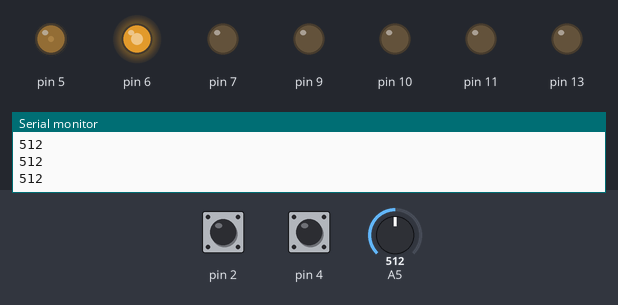
A sketch run on a simulated Arduino Uno, built with avr-gcc and run on an emulated ATmega328P. Shown: output pins drawn as LEDs (lit = HIGH), the last lines printed to the serial monitor. The test bench sets the inputs (shaded band); at power-on: A5 = 512, pin 4 HIGH, pin 2 HIGH.

Above: at 1.2 s.
1.3 s: A5 set to 0
At 2.1 s:
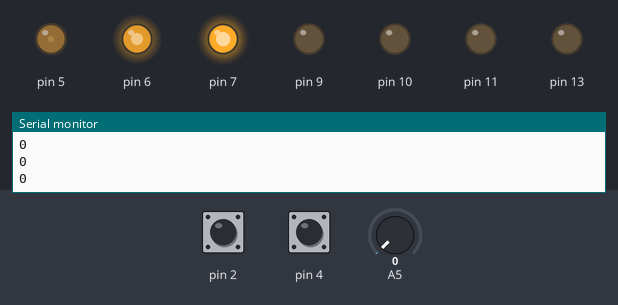
2.8 s: A5 set to 122
At 5.4 s:
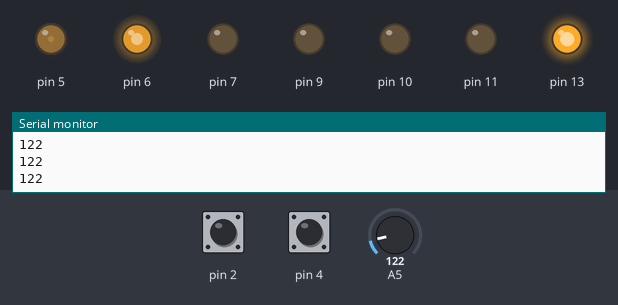
5.8 s: A5 set to 0
At 6.2 s:
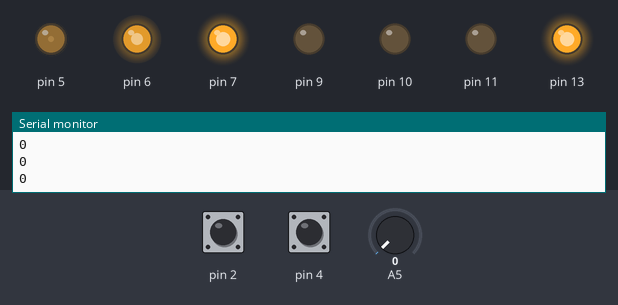
7.3 s: A5 set to 306
At 8.7 s:
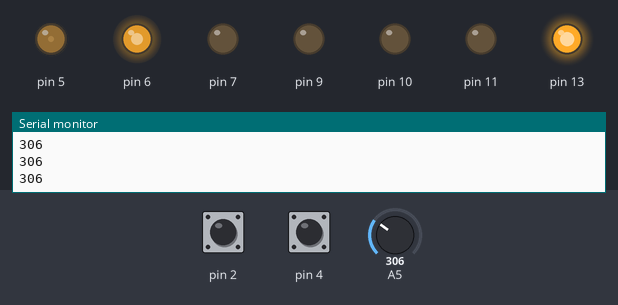
10.3 s: pin 4 pulsed LOW 5 times (0.12 s each, 0.3 s apart)
At 12.1 s:
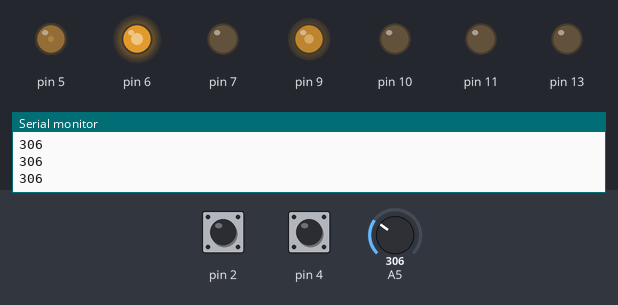
13.3 s: pin 2 pulsed LOW 2 times (0.12 s each, 0.3 s apart)
At 15.7 s:
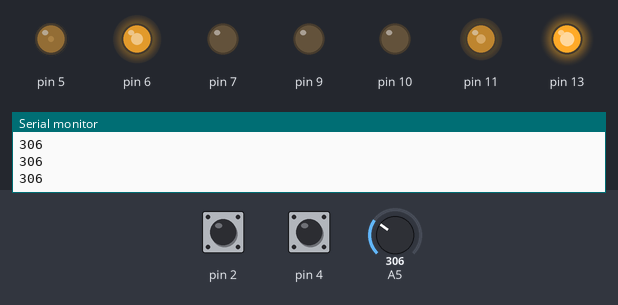
Timing chart, 0 to 17.2 s (numbered marks = the images above; inputs shaded):
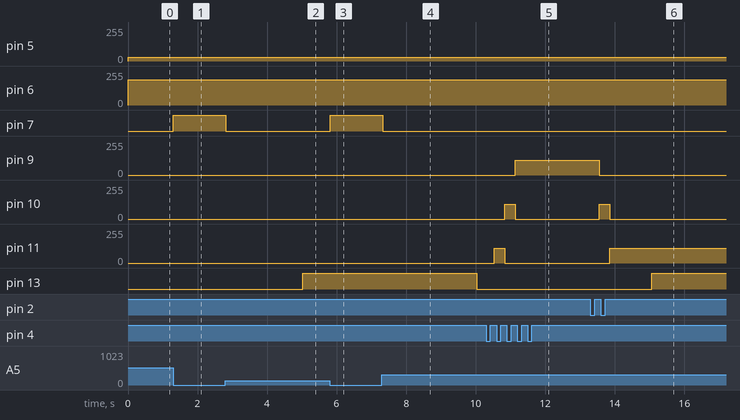

Measured:
- after the input at 1.3 s, pin 7: LOW → HIGH at once
- after the input at 2.8 s, pin 7: HIGH → LOW at once
- after the input at 5.8 s, pin 7: LOW → HIGH at once
- after the input at 7.3 s, pin 7: HIGH → LOW at once
- after the input at 10.3 s, pin 9: 0/255 → 111/255 after 0.84 s; pin 10: 0/255 → 111/255 after 0.54 s, → 0/255 0.30 s later; pin 11: 0/255 → 111/255 after 0.24 s, → 0/255 0.30 s later
- after the input at 13.3 s, pin 9: 111/255 → 0/255 after 0.25 s; pin 10: 0/255 → 111/255 after 0.25 s, → 0/255 0.30 s later; pin 11: 0/255 → 111/255 after 0.55 s

The sketch:

visan.ino
```cpp
unsigned long timer_scara;
float s=0;
int x,left,right,lefto,righto,nr=0;

void setup(){
  pinMode(5, OUTPUT);
  pinMode(6, OUTPUT);
  pinMode(7, OUTPUT);
  pinMode(9, OUTPUT);
  pinMode(10, OUTPUT);
  pinMode(11, OUTPUT);
  pinMode(13, OUTPUT);
  Serial.begin(9600);
}


void loop(){
  x=analogRead(5);
  left=digitalRead(2);
  right=digitalRead(4);
unsigned long timer_scara = millis();

analogWrite(5, 30); //roata

analogWrite(6, 190); //lac

if((timer_scara/5000)%2!=0) //scara
  {digitalWrite(13,255);}
  else{digitalWrite(13,0);}

  s+=x; //pres
  if(x==0){
  digitalWrite(7,HIGH);
  s=0;
}
  if(s>0){
  digitalWrite(7,LOW);}
  Serial.println(x);

  if((left!=lefto)&&(left==1)) //matricea
  {nr--;lefto=1;}
  if(left==0)lefto=0;
  delay(100);

  if((right!=righto)&&(right==1))
  {nr++;righto=1;}
  if(right==0)righto=0;

  if(nr<0)nr=0;
  if(nr>3)nr=3;

  if(nr==0)
     {analogWrite(9 , 0);
      analogWrite(10 , 0);
      analogWrite(11 , 0);}
  if(nr==1)
     { analogWrite(9 , 0);
      analogWrite(10 , 0);
      analogWrite(11 , 111);}
  if(nr==2)
     { analogWrite(9 , 0);
      analogWrite(10 , 111);
      analogWrite(11 , 0);}
  if(nr==3)
     { analogWrite(9 , 111);
      analogWrite(10 , 0);
      analogWrite(11 , 0);}
}
```
